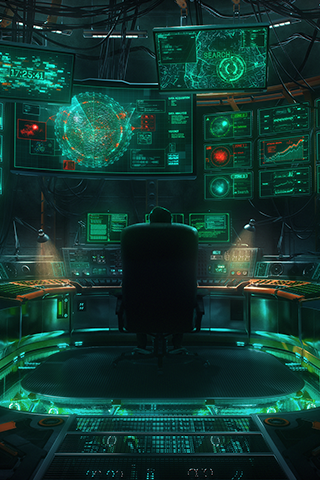
#> input picture res/example.png, 320 x 480 px
$ python mainVersionA.py
#> lines starting #> are read from the running program, lines starting #| are printed output that depends on the picture
#!/usr/bin/env python3
# A simple Python manager for "Turing Smart Screen" 3.5" IPS USB-C display
# https://github.com/mathoudebine/turing-smart-screen-python

import os
import signal
import struct
from datetime import datetime
from enum import IntEnum
from time import sleep

import serial  # Install pyserial : pip install pyserial
from PIL import Image, ImageDraw, ImageFont  # Install PIL or Pillow

# Set your COM port e.g. COM3 for Windows, /dev/ttyACM0 for Linux...
COM_PORT = "/dev/ttyACM0"
# COM_PORT = "COM5"

DISPLAY_WIDTH = 320
DISPLAY_HEIGHT = 480


class Orientation(IntEnum):
    PORTRAIT = 0
    LANDSCAPE = 2
    REVERSE_PORTRAIT = 1
    REVERSE_LANDSCAPE = 3


CUR_ORIENTATION = Orientation.PORTRAIT


def getWidth():
    global CUR_ORIENTATION
    if CUR_ORIENTATION == Orientation.PORTRAIT or CUR_ORIENTATION == Orientation.REVERSE_PORTRAIT:
        return DISPLAY_WIDTH
    else:
        return DISPLAY_HEIGHT


def getHeight():
    global CUR_ORIENTATION
    if CUR_ORIENTATION == Orientation.PORTRAIT or CUR_ORIENTATION == Orientation.REVERSE_PORTRAIT:
        return DISPLAY_HEIGHT
    else:
        return DISPLAY_WIDTH


class Command(IntEnum):
    RESET = 101
    CLEAR = 102
    SCREEN_OFF = 108
    SCREEN_ON = 109
    SET_BRIGHTNESS = 110
    DISPLAY_BITMAP = 197
    SET_ORIENTATION = 121


def SendReg(ser: serial.Serial, cmd: Command, x: int, y: int, ex: int, ey: int):
    byteBuffer = bytearray(6)
    byteBuffer[0] = (x >> 2)
    byteBuffer[1] = (((x & 3) << 6) + (y >> 4))
    byteBuffer[2] = (((y & 15) << 4) + (ex >> 6))
    byteBuffer[3] = (((ex & 63) << 2) + (ey >> 8))
    byteBuffer[4] = (ey & 255)
    byteBuffer[5] = cmd
    ser.write(bytes(byteBuffer))


def Reset(ser: serial.Serial):
    SendReg(ser, Command.RESET, 0, 0, 0, 0)


def Clear(ser: serial.Serial):
    SendReg(ser, Command.CLEAR, 0, 0, 0, 0)


def ScreenOff(ser: serial.Serial):
    SendReg(ser, Command.SCREEN_OFF, 0, 0, 0, 0)


def ScreenOn(ser: serial.Serial):
    SendReg(ser, Command.SCREEN_ON, 0, 0, 0, 0)


def SetBrightness(ser: serial.Serial, level: int):
    # Level : 0 (brightest) - 255 (darkest)
    assert 255 >= level >= 0, 'Brightness level must be [0-255]'
    SendReg(ser, Command.SET_BRIGHTNESS, level, 0, 0, 0)


def SetOrientation(ser: serial.Serial, orientation: Orientation):
    global CUR_ORIENTATION
    CUR_ORIENTATION = orientation
    width = getWidth()
    height = getHeight()
    x = 0
    y = 0
    ex = 0
    ey = 0
    byteBuffer = bytearray(11)
    byteBuffer[0] = (x >> 2)
    byteBuffer[1] = (((x & 3) << 6) + (y >> 4))
    byteBuffer[2] = (((y & 15) << 4) + (ex >> 6))
    byteBuffer[3] = (((ex & 63) << 2) + (ey >> 8))
    byteBuffer[4] = (ey & 255)
    byteBuffer[5] = Command.SET_ORIENTATION
    byteBuffer[6] = (CUR_ORIENTATION + 100)
    byteBuffer[7] = (width >> 8)
    byteBuffer[8] = (width & 255)
    byteBuffer[9] = (height >> 8)
    byteBuffer[10] = (height & 255)
    ser.write(bytes(byteBuffer))


def DisplayPILImage(ser: serial.Serial, image: Image, x: int, y: int):
    image_height = image.size[1]
    image_width = image.size[0]

    assert x <= getWidth(), 'Image X coordinate must be <= display width'
    assert y <= getHeight(), 'Image Y coordinate must be <= display height'
    assert image_height > 0, 'Image width must be > 0'
    assert image_width > 0, 'Image height must be > 0'

    SendReg(ser, Command.DISPLAY_BITMAP, x, y, x + image_width - 1, y + image_height - 1)

    pix = image.load()
    line = bytes()
    for h in range(image_height):
        for w in range(image_width):
            R = pix[w, h][0] >> 3
            G = pix[w, h][1] >> 2
            B = pix[w, h][2] >> 3

            rgb = (R << 11) | (G << 5) | B
            line += struct.pack('H', rgb)

            # Send image data by multiple of DISPLAY_WIDTH bytes
            if len(line) >= getWidth() * 8:
                ser.write(line)
                line = bytes()

    # Write last line if needed
    if len(line) > 0:
        ser.write(line)

    sleep(0.01)  # Wait 10 ms after picture display


def DisplayBitmap(ser: serial.Serial, bitmap_path: str, x=0, y=0):
#> called with bitmap_path = 'res/example.png', x = 0, y = 0
    image = Image.open(bitmap_path)
#> image is the input picture: PIL image 320x480 RGB; mean R, G, B 18.1, 56.2, 48.7
    DisplayPILImage(ser, image, x, y)


def DisplayText(ser: serial.Serial, text: str, x=0, y=0,
                font="roboto/Roboto-Regular.ttf",
                font_size=20,
                font_color=(0, 0, 0),
                background_color=(255, 255, 255),
                background_image: str = None):
    # Convert text to bitmap using PIL and display it
    # Provide the background image path to display text with transparent background

#> called with text = 'Basic text', x = 50, y = 100, font = 'roboto/Roboto-Regular.ttf', font_size = 20, font_color = (0, 0, 0), background_color = (255, 255, 255)
    assert x <= getWidth(), 'Text X coordinate must be <= display width'
    assert y <= getHeight(), 'Text Y coordinate must be <= display height'
    assert len(text) > 0, 'Text must not be empty'
    assert font_size > 0, "Font size must be > 0"

    if background_image is None:
        # A text bitmap is created with max width/height by default : text with solid background
        text_image = Image.new('RGB', (getWidth(), getHeight()), background_color)
#> text_image: PIL image 320x480 RGB; every value is 255
    else:
        # The text bitmap is created from provided background image : text with transparent background
        text_image = Image.open(background_image)

    # Draw text with specified color & font (also crop if text overflows display)
    font = ImageFont.truetype("./res/fonts/" + font, font_size)
    d = ImageDraw.Draw(text_image)
    d.text((x, y), text, font=font, fill=font_color)

    # Crop text bitmap to keep only the text
    left, top, text_width, text_height = d.textbbox((0, 0), text, font=font)
#> left = 0; top = 4; text_width = 99; text_height = 19
    text_image = text_image.crop(box=(x, y, min(x + text_width, getWidth()), min(y + text_height, getHeight())))
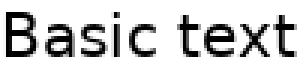
#> text_image: PIL image 99x19 RGB (shown 3 times larger); min 0, max 255, mean 194.1

    DisplayPILImage(ser, text_image, x, y)
#> call 2 of DisplayText, with text = 'Custom italic text', x = 5, y = 150, font = 'roboto/Roboto-Italic.ttf', font_size = 30, font_color = (0, 0, 255), background_color = (255, 255, 0)
#> in DisplayText (call 2), `text_image = Image.new('RGB', (getWidth(), getHeight()), background_co..`:
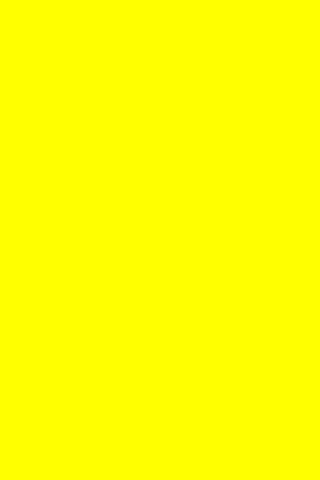
#> text_image: PIL image 320x480 RGB; mean R, G, B 255, 255, 0
#> in DisplayText (call 2), `left, top, text_width, text_height = d.textbbox((0, 0), text, font=font)`: top = 5; text_width = 265; text_height = 28
#> in DisplayText (call 2), `text_image = text_image.crop(box=(x, y, min(x + text_width, getWidth()..`:
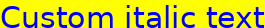
#> text_image: PIL image 265x28 RGB; mean R, G, B 199.2, 199.2, 55.8
#> call 3 of DisplayText, with text = 'Transparent bold text', x = 5, y = 250, font = 'geforce/GeForce-Bold.ttf', font_size = 30, font_color = (255, 255, 255), background_color = (255, 255, 255), background_image = 'res/example.png'
#> in DisplayText (call 3), `left, top, text_width, text_height = d.textbbox((0, 0), text, font=font)`: left = -1; text_width = 321; text_height = 34
#> in DisplayText (call 3), `text_image = text_image.crop(box=(x, y, min(x + text_width, getWidth()..`:
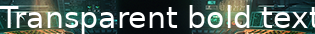
#> text_image: PIL image 315x34 RGB; mean R, G, B 84.5, 98.8, 92.2
#> call 4 of DisplayText, with text = '00:25:11.251611', x = 160, y = 2, font = 'roboto/Roboto-Bold.ttf', font_size = 20, font_color = (255, 0, 0), background_color = (255, 255, 255), background_image = 'res/example.png'
#> in DisplayText (call 4), `left, top, text_width, text_height = d.textbbox((0, 0), text, font=font)`: left = 0; top = 4; text_width = 172; text_height = 19
#> in DisplayText (call 4), `text_image = text_image.crop(box=(x, y, min(x + text_width, getWidth()..`:
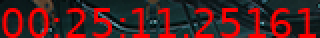
#> text_image: PIL image 160x19 RGB (shown 2 times larger); mean R, G, B 73.1, 31.5, 32.6


def DisplayProgressBar(ser: serial.Serial, x: int, y: int, width: int, height: int, min_value=0, max_value=100,
                       value=50,
                       bar_color=(0, 0, 0),
                       bar_outline=True,
                       background_color=(255, 255, 255),
                       background_image: str = None):
    # Generate a progress bar and display it
    # Provide the background image path to display progress bar with transparent background

#> called with x = 10, y = 40, width = 140, height = 30, min_value = 0, max_value = 100, value = 0, bar_color = (255, 255, 0)
    assert x <= getWidth(), 'Progress bar X coordinate must be <= display width'
    assert y <= getHeight(), 'Progress bar Y coordinate must be <= display height'
    assert x + width <= getWidth(), 'Progress bar width exceeds display width'
    assert y + height <= getHeight(), 'Progress bar height exceeds display height'
    assert min_value <= value <= max_value, 'Progress bar value shall be between min and max'

    if background_image is None:
        # A bitmap is created with solid background
        bar_image = Image.new('RGB', (width, height), background_color)
    else:
        # A bitmap is created from provided background image
        bar_image = Image.open(background_image)

        # Crop bitmap to keep only the progress bar background
        bar_image = bar_image.crop(box=(x, y, x + width, y + height))
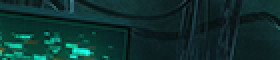
#> bar_image: PIL image 140x30 RGB (shown 2 times larger); mean R, G, B 13.4, 48.7, 46.3

    # Draw progress bar
    bar_filled_width = value / (max_value - min_value) * width
    draw = ImageDraw.Draw(bar_image)
#> (the run stopped early here; a loop or call above may not have finished)

$ run again, with res/example_landscape.jpg saved as res/example.png
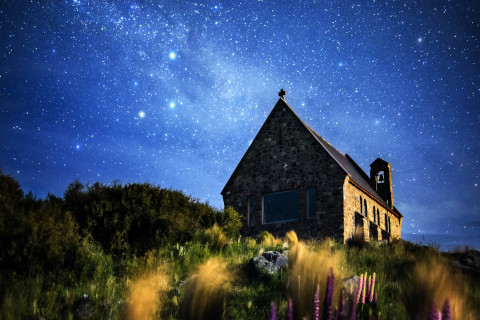
#> input picture res/example_landscape.jpg, 480 x 320 px
#> in DisplayBitmap, image is the input picture: PIL image 480x320 RGB; mean R, G, B 56.2, 76.3, 110.4
#> left = 0; top = 4; text_width = 99; text_height = 19
#> left = -1; text_width = 321; text_height = 34
#> in DisplayText (call 3), `text_image = text_image.crop(box=(x, y, min(x + text_width, getWidth()..`:
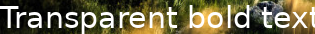
#> text_image: PIL image 315x34 RGB; mean R, G, B 108.3, 102.6, 72.8
#> in DisplayProgressBar, `bar_image = bar_image.crop(box=(x, y, x + width, y + height))`:
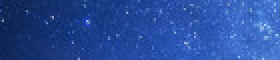
#> bar_image: PIL image 140x30 RGB (shown 2 times larger); mean R, G, B 39.1, 76.4, 155.1
